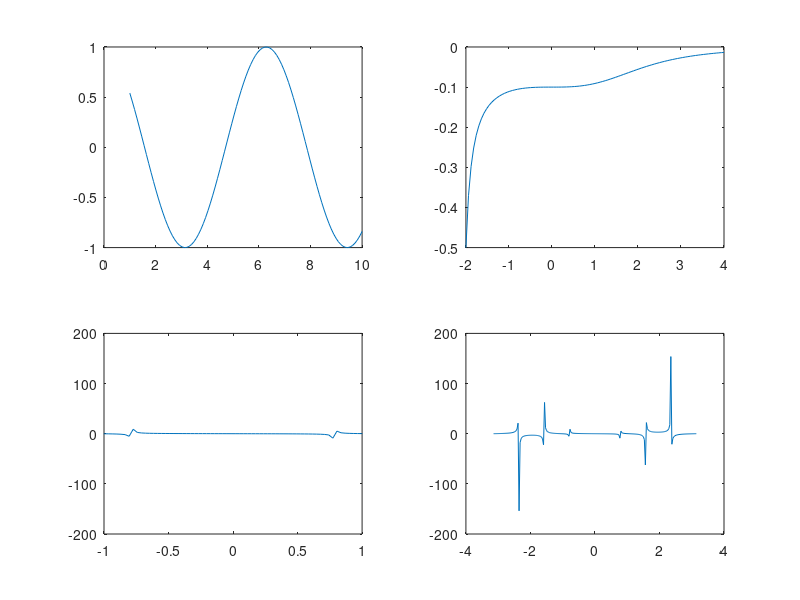

Source code (MATLAB):
x1 = linspace(1,10,99); % x values
y1 = cos(x1);           % y values
subplot(2,2,1)
plot(x1,y1)

x2 = linspace(-2,4,101);% x values
y2 = -1./(x2.^3 + 10);  % y values
subplot(2,2,2)
plot(x2, y2)

x3 = linspace(-1*pi,pi,200);                        % x values
y3 = (sin(x3) - sin(2*x3))./(cos(x3) + cos(3*x3));  % y values
subplot(2,2,3)
plot(x3,y3)
axis([-1 1 -200 200])

x4 = linspace(-1*pi,pi,200);                        % x values
y4 = (sin(x3) - sin(2*x3))./(cos(x3) + cos(3*x3));  % y values
subplot(2,2,4)
plot(x4,y4)
axis([-4 4 -200 200])
